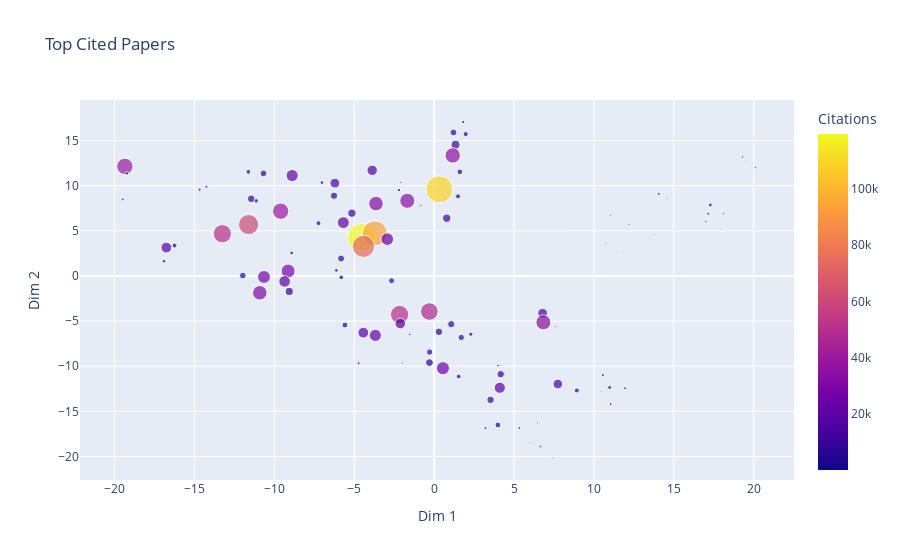

Source (notebook cell):
### Markdown cell above
Again we see our three Turing winners in close proximity. We see other prominent reserachers like Fei-Fei Li and Karpathy close to those folks.

We see Dan and Oren a bit further from this, probably because they're working less on deep learning.

And finally, again we have Yejin, Noah and Hannaneh in the center. Their work is closer to deep learning, but also clearly is charting new (and important) territory.

### Paper Clustering

As a final exercise we'll cluster papers instead of authors. The size of each marker is based on the total number of citations for the paper.

### Code cell
cited_papers_df = pd.DataFrame([{"Title": unique_papers[p]["title"], "Year": unique_papers[p]["year"], 
                                 "Citations": unique_papers[p]["g_citations"], 
                                 "Dim 1": reduced_embs[i, 0], "Dim 2": reduced_embs[i, 1]} 
                                for i, p in enumerate(unique_papers)])

fig=px.scatter(cited_papers_df, x="Dim 1", y="Dim 2", color="Citations", title="Top Cited Papers",
               hover_data=["Title", "Year"], size="Citations")
fig.show()

### Figure 1 — Plotly figure (JSON) as saved in the notebook; plotly's stock layout.template omitted (floating-point values rounded to 4 significant figures; data arrays with more than 128 entries replaced by an {"elided": "..."} marker saying what was removed)
{"data": [{"customdata": {"elided": "110x2 mixed values"}, "hovertemplate": "Dim 1=%{x}<br>Dim 2=%{y}<br>Citations=%{marker.color}<br>Title=%{customdata[0]}<br>Year=%{customdata[1]}<extra></extra>", "legendgroup": "", "marker": {"color": [930, 731, 1364, 291, 356, 2303, 1336, 671, 2376, 354, 565, 119484, 24761, 40110, 694, 440, 108828, 299, 41, 218, 8582, 46386, 18724, 6010, 50193, 1289, 7838, 8298, 10608, 515, 5120, 13882, 127, 344, 637, 84, 975, 8458, 14118, 33428, 1070, 3414, 25528, 60546, 1179, 1405, 16533, 93300, 21937, 17419, 16190, 21979, 14454, 3443, 4860, 510, 50191, 3642, 2048, 17347, 1370, 1256, 1407, 225, 3735, 606, 1259, 417, 29191, 73332, 3376, 9841, 6795, 20125, 2165, 5269, 5279, 1075, 39685, 1796, 953, 9152, 1682, 704, 23553, 2667, 3757, 671, 714, 6048, 31799, 8030, 33911, 6772, 1399, 10413, 12157, 3947, 21138, 6788, 35286, 1601, 2163, 3220, 3679, 940, 7271, 8820, 2211, 31383], "coloraxis": "coloraxis", "size": [930, 731, 1364, 291, 356, 2303, 1336, 671, 2376, 354, 565, 119484, 24761, 40110, 694, 440, 108828, 299, 41, 218, 8582, 46386, 18724, 6010, 50193, 1289, 7838, 8298, 10608, 515, 5120, 13882, 127, 344, 637, 84, 975, 8458, 14118, 33428, 1070, 3414, 25528, 60546, 1179, 1405, 16533, 93300, 21937, 17419, 16190, 21979, 14454, 3443, 4860, 510, 50191, 3642, 2048, 17347, 1370, 1256, 1407, 225, 3735, 606, 1259, 417, 29191, 73332, 3376, 9841, 6795, 20125, 2165, 5269, 5279, 1075, 39685, 1796, 953, 9152, 1682, 704, 23553, 2667, 3757, 671, 714, 6048, 31799, 8030, 33911, 6772, 1399, 10413, 12157, 3947, 21138, 6788, 35286, 1601, 2163, 3220, 3679, 940, 7271, 8820, 2211, 31383], "sizemode": "area", "sizeref": 298.7, "symbol": "circle"}, "mode": "markers", "name": "", "orientation": "v", "showlegend": false, "type": "scatter", "x": [17.0, 18.12, 17.15, 19.5, 14.54, 17.28, 14.06, 20.09, 10.98, 17.94, 10.75, -4.532, -10.64, -19.35, 12.18, 13.78, 0.3284, 11.81, 12.15, 13.29, 0.3011, -0.2993, 4.109, 1.698, -2.161, -4.722, 1.069, 3.529, 0.7883, 7.43, 3.991, 7.74, 7.477, 5.973, 6.475, 9.494, 6.657, 4.165, 6.787, 6.833, 4.0, 1.536, 0.552, -11.61, 5.333, 3.214, -2.117, -3.71, -3.679, -4.431, -3.875, -8.882, -6.212, -11.62, 1.607, 7.61, -13.25, -16.24, -16.9, -16.76, -14.67, 11.94, 10.56, 12.36, 8.926, 11.04, 11.04, 10.45, -9.137, -4.421, -5.808, -9.064, -11.97, -9.354, -6.118, -5.578, -2.663, -19.48, -9.602, -19.23, -1.519, -0.2911, -2.201, -0.8376, -2.929, 2.299, 1.496, -1.998, -2.083, -0.2787, -3.639, -6.264, -1.679, -10.68, -14.25, -5.145, 1.34, 1.975, -5.682, 1.21, 1.164, 1.814, -7.019, -11.14, -7.234, 19.29, -5.819, -11.44, -8.911, -10.91], "xaxis": "x", "y": [5.999, 6.914, 6.897, 12.74, 8.585, 7.872, 9.111, 12.02, -12.35, 5.201, 3.603, 4.28, -0.1093, 12.15, 5.727, 4.65, 9.61, 2.682, 4.365, 7.377, -6.186, -3.939, -12.39, -6.81, -4.272, -9.663, -5.341, -13.73, 6.403, -20.17, -16.51, -11.97, -18.01, -18.48, -16.27, -18.72, -18.9, -10.88, -4.125, -5.135, -9.922, -11.14, -10.22, 5.696, -16.85, -16.84, -5.269, 4.718, -6.578, -6.276, 11.71, 11.13, 10.29, 11.54, 11.54, -5.592, 4.682, 3.368, 1.643, 3.149, 9.568, -12.44, -10.98, -11.24, -12.68, 6.753, -14.2, -12.77, 0.5428, 3.277, -0.1519, -1.714, 0.04255, -0.6034, 0.6213, -5.438, -0.5289, 8.487, 7.177, 11.37, -6.485, -9.597, 9.521, 7.822, 4.083, -6.451, 8.826, -9.662, 10.34, -8.426, 8.018, 8.894, 8.331, 11.37, 9.894, 6.962, 14.55, 15.72, 5.913, 15.9, 13.36, 17.06, 10.34, 8.323, 5.856, 13.18, 1.929, 8.556, 2.553, -1.861], "yaxis": "y"}], "layout": {"coloraxis": {"colorbar": {"title": {"text": "Citations"}}, "colorscale": [[0, "#0d0887"], [0.1111, "#46039f"], [0.2222, "#7201a8"], [0.3333, "#9c179e"], [0.4444, "#bd3786"], [0.5556, "#d8576b"], [0.6667, "#ed7953"], [0.7778, "#fb9f3a"], [0.8889, "#fdca26"], [1, "#f0f921"]]}, "legend": {"itemsizing": "constant", "tracegroupgap": 0}, "title": {"text": "Top Cited Papers"}, "xaxis": {"anchor": "y", "domain": [0, 1], "title": {"text": "Dim 1"}}, "yaxis": {"anchor": "x", "domain": [0, 1], "title": {"text": "Dim 2"}}}}
